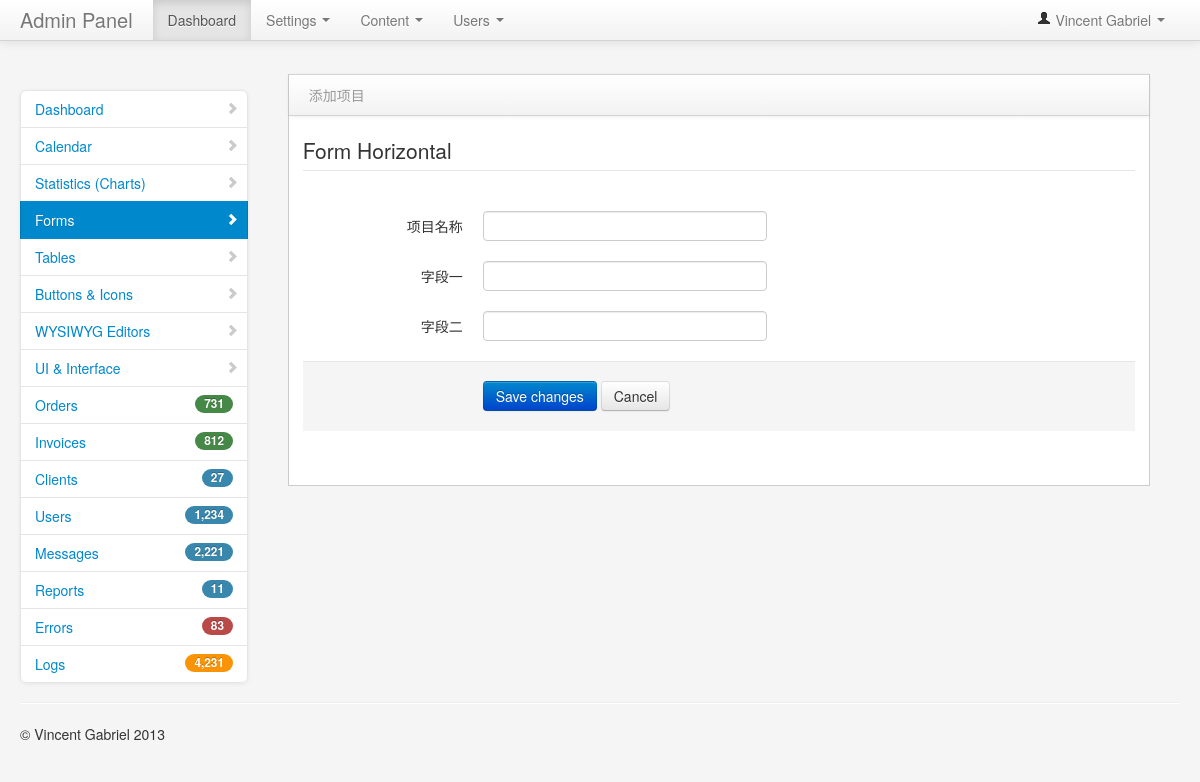
Before: /project_edit/?id=3 (signed in) with the older database file.
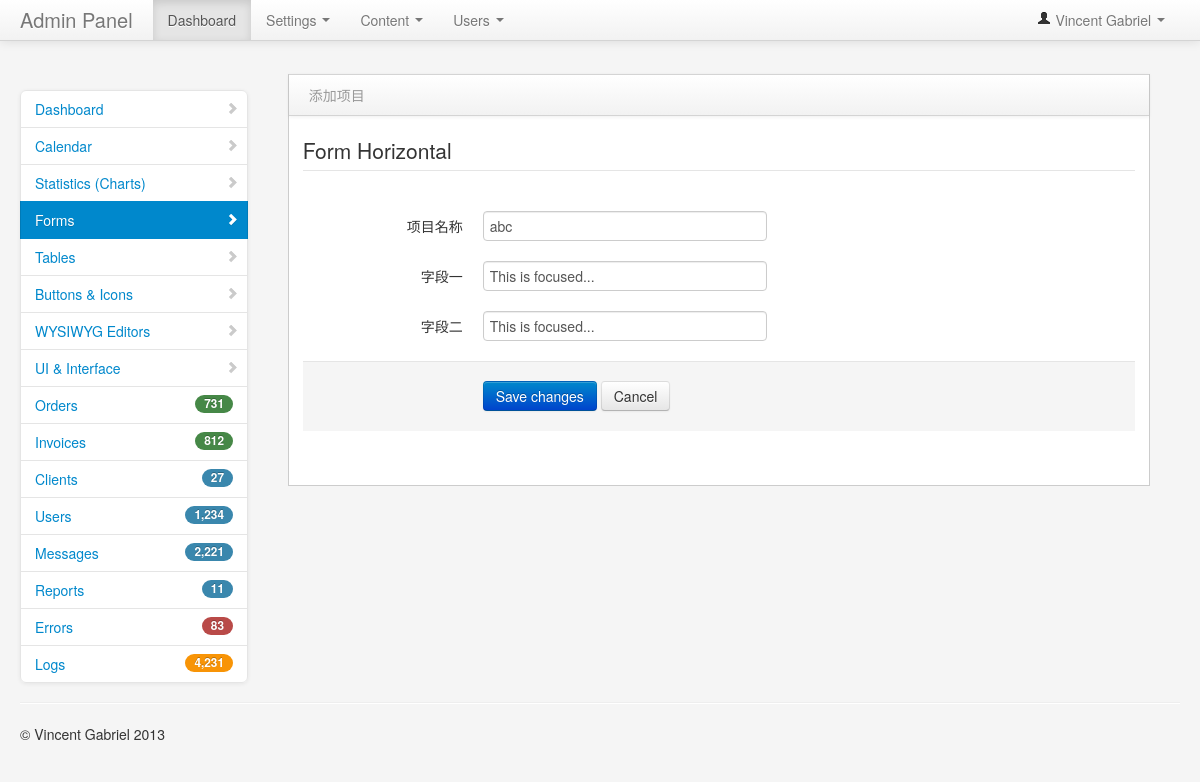
After: the same page with the newer database file.
### user_app/models.py (models this page shows)
class projectTable(models.Model):
    title = models.CharField(max_length=2000)
    a = models.CharField(max_length=2000)
    b = models.CharField(max_length=2000)

### user_app/views.py (the view)
# urls.py: path("project_edit/", views.project_edit),
@login_required
def project_edit(request):
    id = request.GET.get('id')
    project_data = projectTable.objects.filter(id = id).first()
    return render(request, "project_model_edit.html", {"project_data":project_data})

### templates/project_model_edit.html (shortened to what the changed rows need)
<!DOCTYPE html>
<html>
    <head>
        <link href="/static/bootstrap/css/bootstrap.min.css" rel="stylesheet" media="screen">
        <link href="/static/bootstrap/css/bootstrap-responsive.min.css" rel="stylesheet" media="screen">
        <link href="/static/assets/styles.css" rel="stylesheet" media="screen">
    </head>
    <body>
        <div class="container-fluid">
            <div class="row-fluid">
                <div class="span9" id="content">
                    <div class="row-fluid">
                        <div class="block">
                            <div class="block-content collapse in">
                                <div class="span12">
                                     <form class="form-horizontal" action="/project_update/" method="post">
                                      <fieldset>
                                        <div class="control-group">
                                          <div class="controls">
                                            <input class="input-xlarge focused" name="title" id="focusedInput" type="text" value={{project_data.title}}>
                                          </div>
                                        </div>
                                        <div class="control-group">
                                          <div class="controls">
                                            <input class="input-xlarge focused" name="a" id="a" type="text" value="{{project_data.a}}">
                                          </div>
                                        </div>
                                        <div class="control-group">
                                          <div class="controls">
                                            <input class="input-xlarge focused" name="b" id="b" type="text" value="{{project_data.b}}">
                                          </div>
                                        </div>
                                      </fieldset>
                                    </form>
                                </div>
                            </div>
                        </div>
                    </div>
                </div>
            </div>
        </div>
        <link href="/static/vendors/datepicker.css" rel="stylesheet" media="screen">
        <link href="/static/vendors/uniform.default.css" rel="stylesheet" media="screen">
        <link href="/static/vendors/chosen.min.css" rel="stylesheet" media="screen">
        <link href="/static/vendors/wysiwyg/bootstrap-wysihtml5.css" rel="stylesheet" media="screen">
    </body>
</html>

Changed rows visible on the page:
added projectTable: title "abc", a "This is focused...", b "This is focused..."
